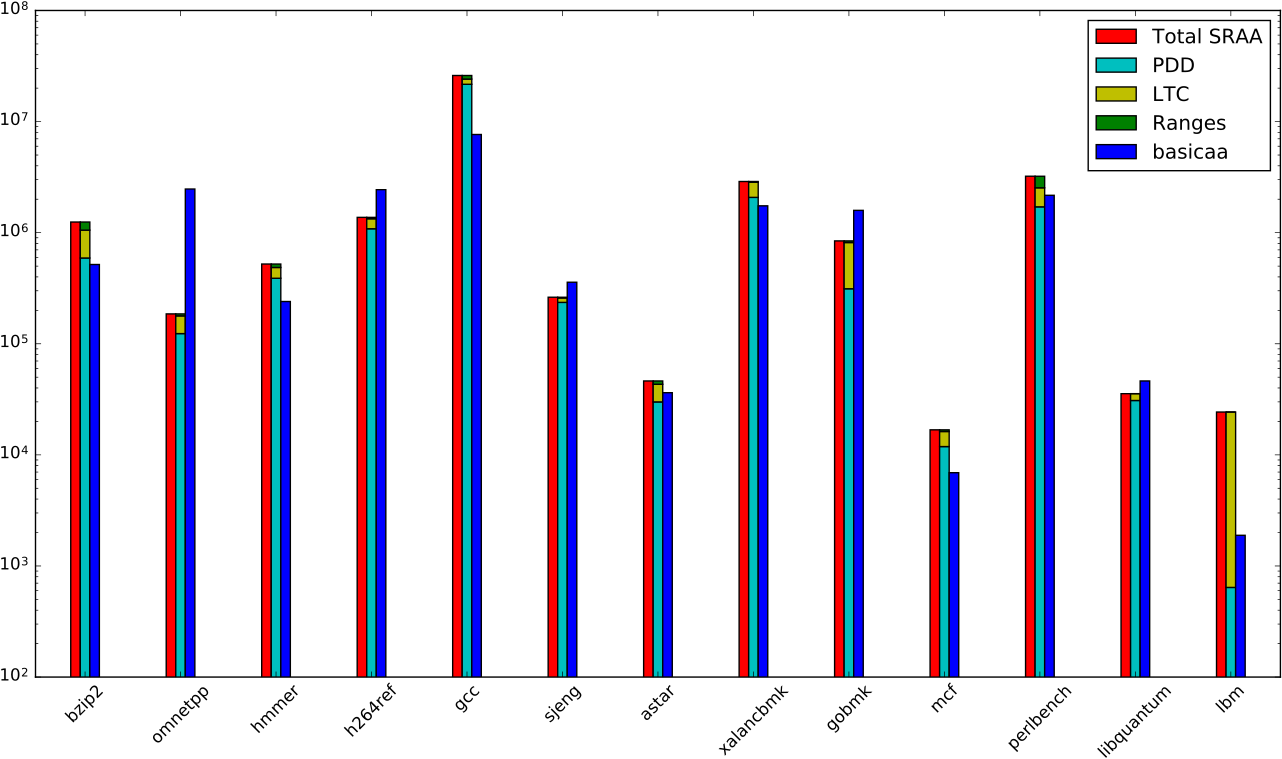

Write the Python code that produced this figure.
#!/usr/bin/env python
# a stacked bar plot with errorbars
import numpy as np
import matplotlib.pyplot as plt
import os
from pylab import *
from matplotlib.backends.backend_pdf import PdfPages
import subprocess

plt.yscale('log')
plt.ylim([100,100000000])
N = 13

evalsraa=csv2rec('../report.evalsraaSpecNoOverlap.csv', delimiter=',')
evalbasic=csv2rec('../report.evalbasicSpec.csv', delimiter=',')

pairs=evalsraa["total"]
totalSraa = evalsraa["noalias"]
Combine = evalsraa["noaliastest1"]
LTC = evalsraa["noaliastest2"]
PDD = evalsraa["noaliastest3"]
basic = evalbasic["noalias"]

#Test1 => Local trees in the dependence graph  => Combine
#Test2 => Les than relationships  => LTC
#Test3 => Different allocation sites => PDD

plt.margins(0.03)
width = 0.1      # the width of the bars: can also be len(x) sequence
ind = np.arange(N)  # the x locations for the groups

p0 = plt.bar(ind, totalSraa, width, color='r')
p1 = plt.bar(ind+width, PDD, width, color='c')
p2 = plt.bar(ind+width, LTC, width, color='y',bottom=PDD)
p3 = plt.bar(ind+width, Combine, width, color='g', bottom=[i+j for i,j in zip(PDD,LTC)])
p4 = plt.bar(ind+2*width, basic, width, color='b')

plt.xticks(ind+ width + width/2, ('bzip2','omnetpp','hmmer','h264ref','gcc','sjeng','astar','xalancbmk','gobmk','mcf','perlbench','libquantum', 'lbm'), rotation=45)
plt.legend((p0[0], p1[0], p2[0], p3[0], p4[0]), ('Total SRAA', 'PDD', 'LTC', 'Ranges', 'basicaa'))

#figure = plt.gcf()	
#figure.set_size_inches(15, 8)
#plt.savefig('spec3testsSraa.pdf', dpi=300)
#os.system('pdfcrop "spec3testsSraa.pdf" spec3testsSraa.pdf')
plt.show()
